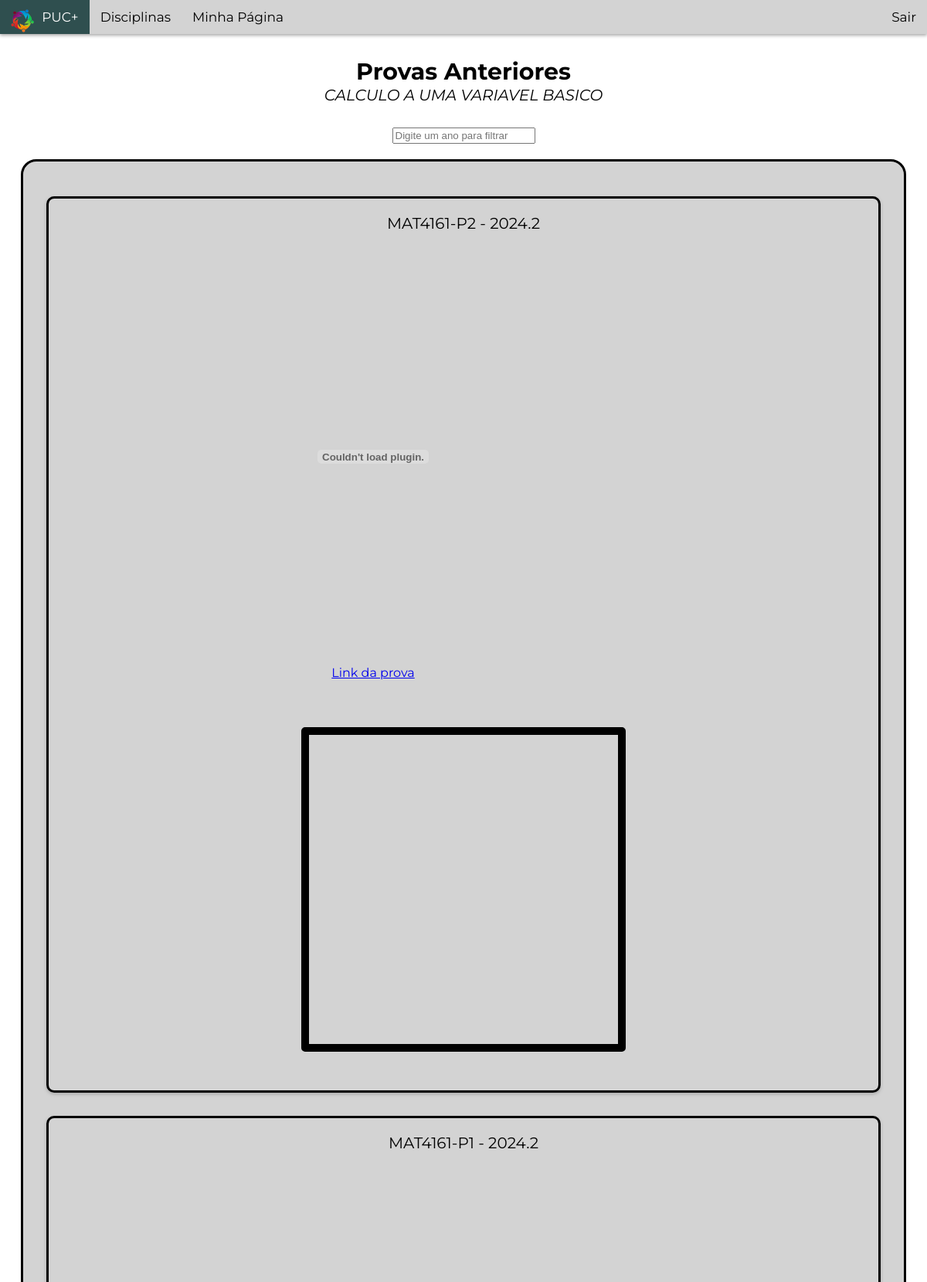
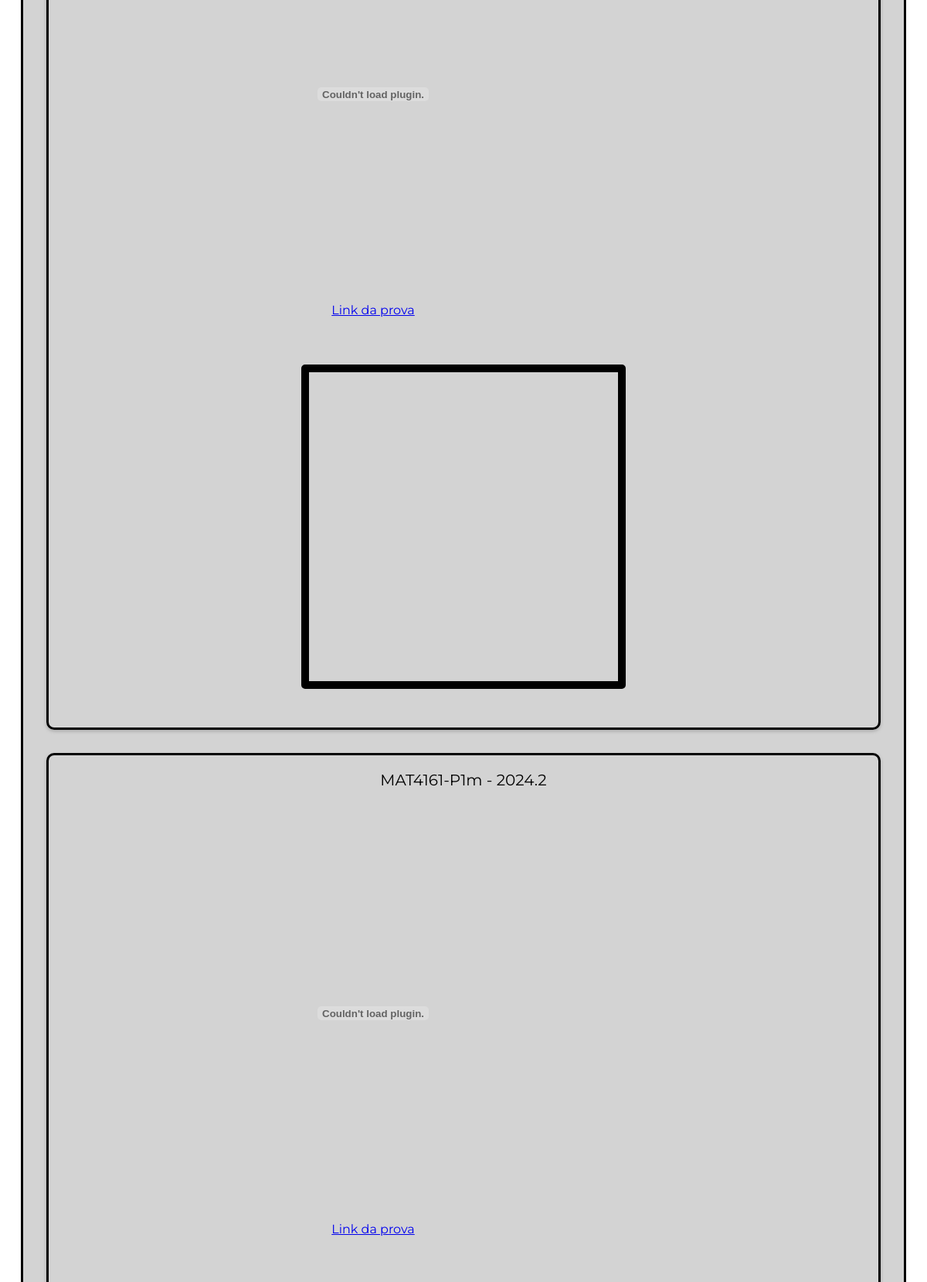
/disciplinas/CALCULO A UMA VARIAVEL BASICO/provas/ (signed in, upper part), run on the app's committed database (2 pictures, top to bottom).
### app/models.py (models this page shows)
class Course(models.Model):
  name = models.CharField(max_length=40)
  dificulty = models.IntegerField(default=0)
  discipline = models.ForeignKey(Discipline, blank=True, null=True, on_delete = models.CASCADE)
  def __str__(self):
    return f"{self.name}"

class Exam(models.Model):
  semester = models.IntegerField(default=1)
  year = models.IntegerField()
  name = models.CharField(max_length=30)
  file = models.FileField()
  courses = models.ManyToManyField(Course)
  video = models.OneToOneField('Video', on_delete=models.CASCADE, blank=True, null=True)
  def __str__(self):
    return f"{self.name} - {self.file}"

### app/views.py (the view)
# urls.py: path("disciplinas/<str:course_name>/provas/", views.provas),
@login_required
def provas(request, course_name):
  course = Course.objects.get(name=course_name)
  provas = Exam.objects.filter(courses=course)
  print(provas)
  return render(request, 'provas_antigas.html', {
    'provas': provas,
    'course_name': course,
  })

### app/templates/provas_antigas.html (shortened to what this page needs)
{% extends "layout.html" %}
{% load static %}
{% block main %}
  <div class="central" style="font-size: 30px; font-weight: bold; padding-top: 30px">Provas Anteriores</div>
  <div class="central" style="padding-bottom: 30px; font-size: 20px; font-style: italic">{{ course_name }}</div>
  <div class="searchbox central">
    <input id="searchbox" onkeyup="showExamYear()" placeholder="Digite um ano para filtrar">
  </div>
  {% if provas %}
    <div class="container-exam">
      {% for prova in provas %}
        <div class="exam">
          <span style="font-size: 20px; margin-bottom:40px; text-align: center; width: 100%;">{{ prova.name }} - {{ prova.year }}.{{ prova.semester }}</span>
          <div style="flex-basis: 800px;">
            <embed src="/media/{{ prova.file }}" width="100%" height="500px" type="application/pdf">
            <p><a href="/media/{{ prova.file }}" target="_blank" rel="noopener noreferrer">Link da prova</a></p>
          </div>
          <div class="central">
            <iframe style="margin-top: 45px; margin-bottom: 30px; border: 10px solid black; border-radius: 5px" width="400" height="400"
            src="{{ prova.video.link}}" title="Projeto PUC+" frameborder="0" allow="accelerometer;
            autoplay; clipboard-write; encrypted-media; gyroscope; picture-in-picture; web-share" allowfullscreen></iframe>
          </div>
        </div>
      {% endfor %}
    </div>
  {% endif %}
{% endblock %}

### app/static/style.css (style rules this page uses)
html { height: 100%; width: 100% }
body { font-family: "Montserrat"; background-color: white; color: black; margin: 0px; }
.central { display: flex; justify-content: center; align-items: center; margin: auto; }
.exam { display: flex; flex-wrap: wrap; flex: 1 1 1000px; border: 3px solid black; width: 1000px; border-radius: 10px; padding: 20px; place-items: center; align-items: center; margin: 15px auto; text-align: center; box-shadow: 0px 2px 4px darkgray; }

### data on the page
Course: name "CALCULO A UMA VARIAVEL BASICO"
Exam: name "MAT4161-P2", year "2024", semester "2"
Exam: name "MAT4161-P1", year "2024", semester "2"
Exam: name "MAT4161-P1m", year "2024", semester "2"
